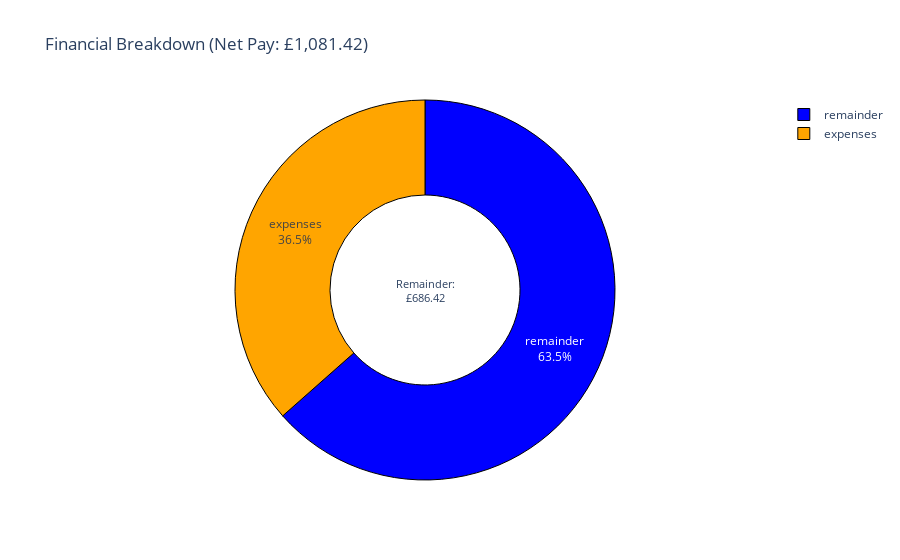

Notebook source saved alongside this figure:
### Code cell
#to make a "dynamic" pie chart need to important a different graphing libary
import plotly.express as px

target_date_dt = pd.to_datetime('2025-09-01')
filtered_df = df[df['Month'] == target_date_dt].copy()

total_net_pay = filtered_df['Net Pay'].iloc[0]
plot_data = filtered_df.melt(
    value_vars=['remainder', 'expenses'],
    var_name='Category',
    value_name='Amount')

    #create figure
fig = px.pie(
    plot_data,
    values='Amount',
    names='Category',
    title=f"Financial Breakdown (Net Pay: £{total_net_pay:,.2f})",
    color='Category',
    # Colour blind friendly colours because it has been drilled into me
    color_discrete_map={'remainder': 'blue', 'expenses': 'orange'})

fig.update_traces(
    textposition='inside',
    textinfo='percent+label',
    hole=.5,  #gives room in middle for remainder
    marker=dict(line=dict(color='#000000', width=1)))
    
#Display the Net Pay in the center of the donut
fig.add_annotation(
    #show remainder as that is most important value imo
    text=f"Remainder:<br>£{(total_net_pay - expenses):,.2f}",
    x=0.5, y=0.5, font_size=11, showarrow=False)

fig.show()

### Figure 1 — Plotly figure (JSON) as saved in the notebook; plotly's stock layout.template omitted (floating-point values rounded to 4 significant figures)
{"data": [{"customdata": [["remainder"], ["expenses"]], "domain": {"x": [0, 1], "y": [0, 1]}, "hole": 0.5, "hovertemplate": "Category=%{customdata[0]}<br>Amount=%{value}<extra></extra>", "labels": ["remainder", "expenses"], "legendgroup": "", "marker": {"colors": ["blue", "orange"], "line": {"color": "#000000", "width": 1}}, "name": "", "showlegend": true, "textinfo": "percent+label", "textposition": "inside", "type": "pie", "values": [686.4, 395]}], "layout": {"annotations": [{"font": {"size": 11}, "showarrow": false, "text": "Remainder:<br>£686.42", "x": 0.5, "y": 0.5}], "autosize": true, "legend": {"tracegroupgap": 0}, "title": {"text": "Financial Breakdown (Net Pay: £1,081.42)"}}}
